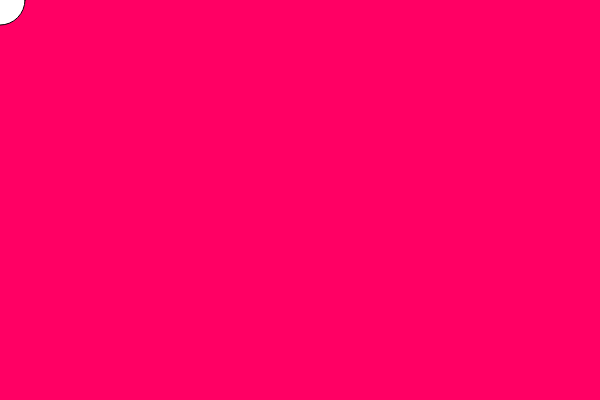
Frame 1 (no input)
Frame 60 (no input): identical to frame 1, image omitted
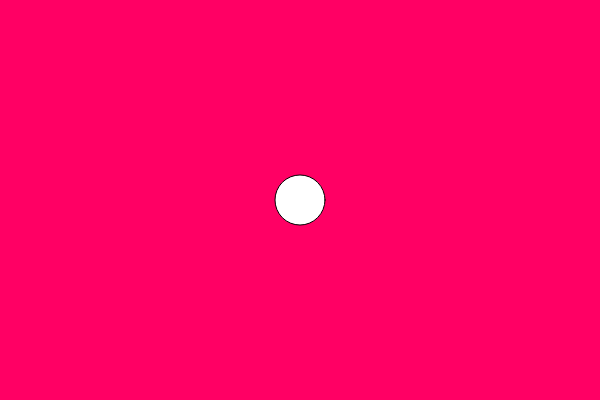
Frame 120 (the mouse pressed at the canvas centre since frame 60)

The p5.js sketch that drew these frames (run headless with seeded random() and noise() and a simulated clock; from frame 60 on, the mouse is pressed at the canvas centre):

// p5.js sketch
// ── sketch.js
function setup() {
  createCanvas(600, 400);
}

function draw() {
  background(255, 0, 100);
  
  var offset = 100;
  translate(offset, 0);
  ellipse(mouseX-offset, mouseY, 50, 50);
  
  
}
